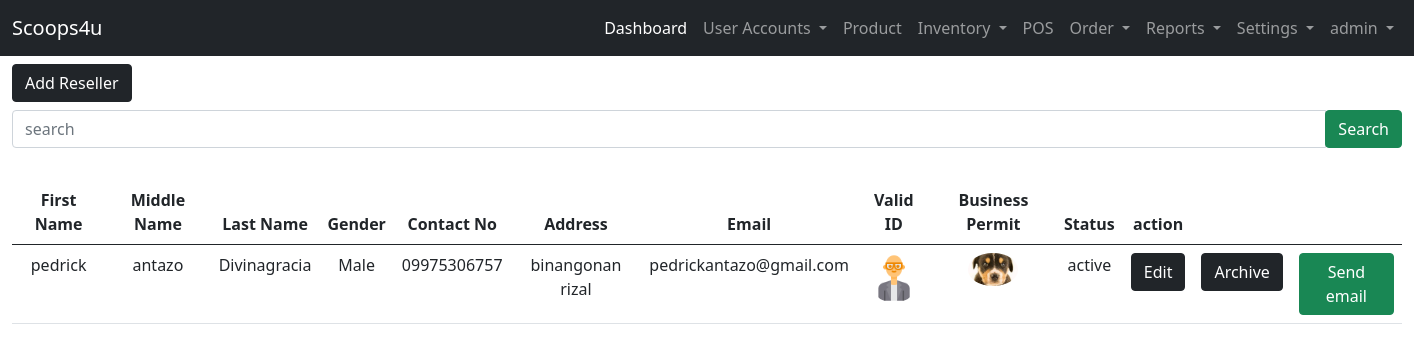
The app's page /user-site/list-reseller/ (signed in), older data.
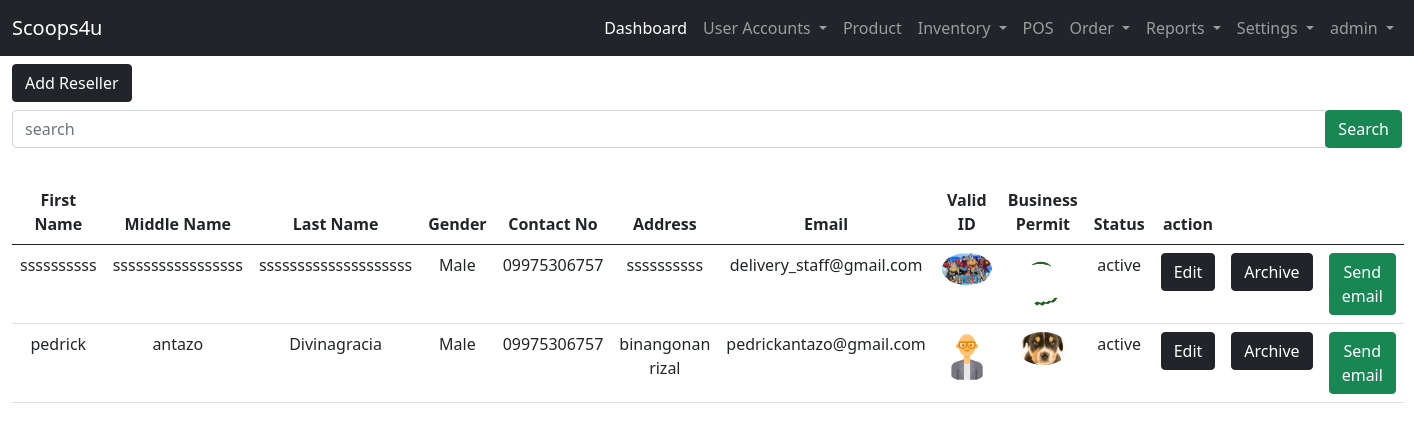
The same page, newer data.
### admin_site/models.py (models this page shows, shortened)
class Reseller(models.Model):
    STATUS = (("pending","pending"),("active","active"),("inactive","inactive"))
    BOOLCHOICE = (("Male","Male"),("Female","Female"))
    reseller_fname =models.CharField(max_length=200, verbose_name='First Name')
    reseller_mname =models.CharField(max_length=200, verbose_name='Middle Name')
    reseller_lname =models.CharField(max_length=200, verbose_name='Last Name')
    reseller_gender = models.CharField(max_length = 50,choices=BOOLCHOICE, verbose_name='Gender')
    reseller_contact =models.CharField(max_length = 12, verbose_name='Contact Number')
    reseller_address =models.TextField(null=False, verbose_name='Address')
    reseller_email =models.EmailField(unique=True, max_length=200, verbose_name='Email')
    reseller_id =models.ImageField( upload_to=image_path, verbose_name='valid id')
    reseller_businessp =models.ImageField( upload_to=image_path,verbose_name='business id')
    reseller_status =models.CharField(max_length=200, null=True, choices=STATUS, verbose_name='Status')

### admin_site/views.py (the view)
# urls.py: path('list-reseller/', views.list_reseller, name='list_reseller'),
@login_required(login_url='landing_page:login')
def list_reseller(request):
    list_reseller = Reseller.objects.order_by('-id').filter(reseller_status = "active")
    context = {'list_reseller':list_reseller}
    return render(request, 'admin_site/user/list_reseller.html', context)

### templates/admin_site/user/list_reseller.html (shortened to what this page needs)
{% extends 'admin_site/base.html' %}
{% block template %}
<a href="{% url 'admin_site:add_reseller' %}" class="btn btn-dark ">Add Reseller</a>
<form action="{% url 'admin_site:search_reseller' %}" method="get" class="my-2">
    <div class="input-group">
        <input type="text" class="form-control" name="search" placeholder="search" required>
        <div class="input-group-append">
            <button class="btn btn-success">Search</button>
        </div>
    </div>
</form>
<br>
    {% if list_reseller %}
    <table class="table table-hover text-center">
        <thead>
            <tr>
                <th>First Name</th>
                <th>Middle Name</th>
                <th>Last Name</th>
                <th>Gender</th>
                <th>Contact No</th>
                <th>Address</th>
                <th>Email</th>
                <th>Valid ID</th>
                <th>Business Permit</th>
                <th>Status</th>
                <th>action</th>
                <th></th>
                <th></th>
            </tr>
            <tbody>
                {% for list in list_reseller %}
                <tr>
                    <td>{{ list.reseller_fname }}</td>
                    <td>{{ list.reseller_mname }}</td>
                    <td>{{ list.reseller_lname }}</td>
                    <td>{{ list.reseller_gender }}</td>
                    <td>{{ list.reseller_contact }}</td>
                    <td>{{ list.reseller_address }}</td>
                    <td>{{ list.reseller_email }}</td>
                    <td><a href="{% url 'admin_site:viewingpic_vid' list.id %}"><img src="/media/{{ list.reseller_id}}" alt="Valid-ID" width="50" class="rounded-circle"></a></td>
                    <td><a href="{% url 'admin_site:viewingpic_bpermit' list.id %}"><img src="/media/{{ list.reseller_businessp}}" alt="Valid-ID" width="50" class="rounded-circle"></a></td>
                    <td>{{ list.reseller_status }}</td>
                    <td><a href="{% url 'admin_site:edit_reseller' list.id %}" class="btn btn-dark">Edit</a></td>
                    <form method="POST" action="{% url 'admin_site:archive_reseller'  list.id %}" onsubmit="return submitForm(this);">
                    <td> <input type="submit" class="btn btn-dark"  value="Archive"></td>
                    </form>
                    <td><a href="{% url 'admin_site:send_email_reseller' list.id %}" class="btn btn-success">Send email</a></td>
                </tr>
                {% endfor %}
            </tbody>
        </thead>
    </table>
    {% endif %}
{% endblock template %}

Row changes from the older to the newer data that the page shows:
added Reseller: reseller_fname "ssssssssss", reseller_mname "sssssssssssssssss", reseller_lname "ssssssssssssssssssss", reseller_gender "Male", reseller_contact "09975306757", reseller_address "ssssssssss", reseller_email "delivery_staff@gmail.com", reseller_id (picture), reseller_businessp (picture), reseller_status "active"
